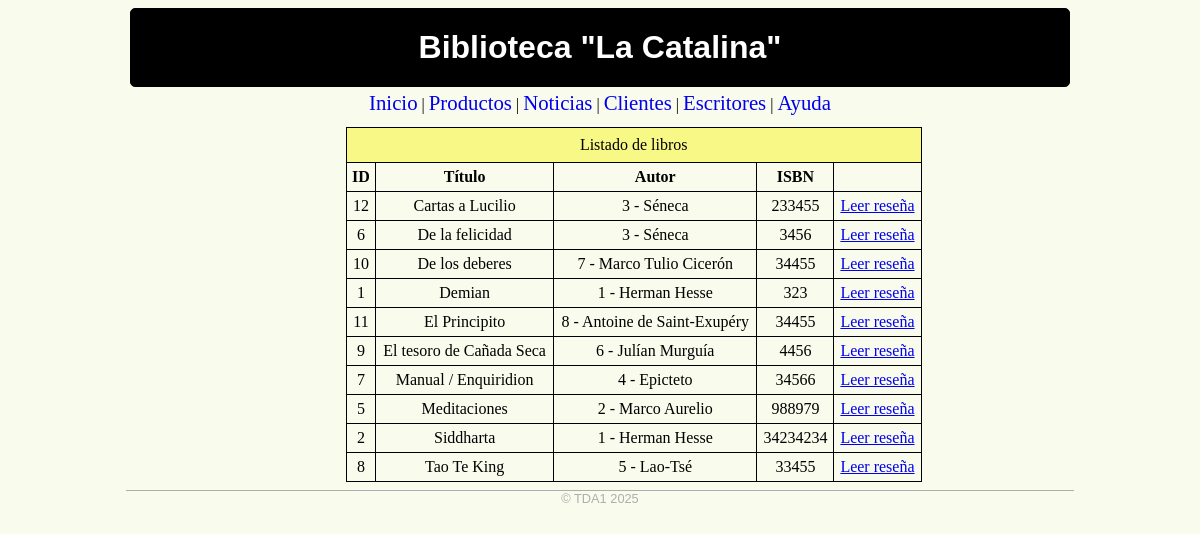
Before: /libros/libros-listar.php with the older database file.
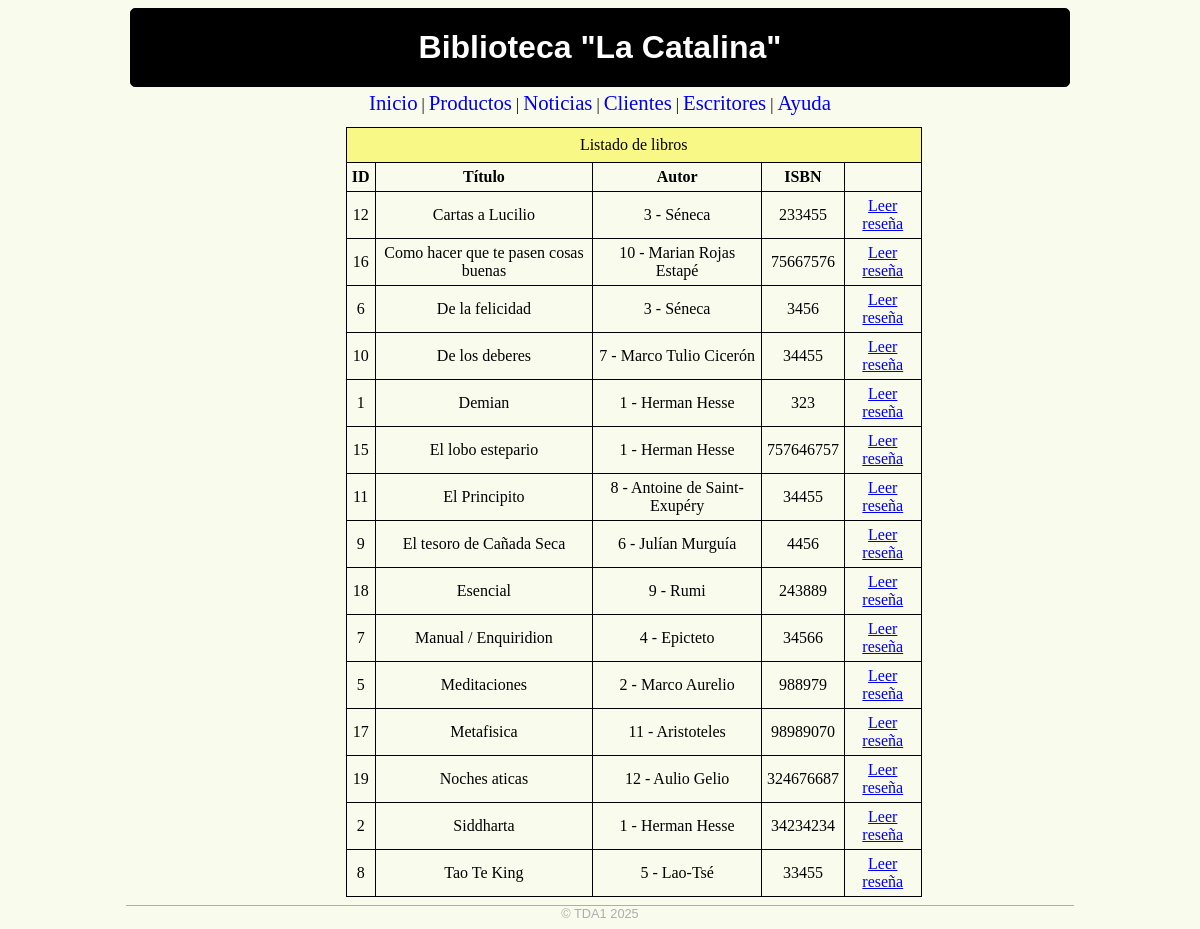
After: the same page with the newer database file.
### tables this page shows
CREATE TABLE `libros` (
  `libid` int(11) NOT NULL,
  `libnom` varchar(100) NOT NULL,
  `libautor` int(11) NOT NULL,
  `libisbn` int(13) NOT NULL
);

CREATE TABLE `autores` (
  `autid` int(11) NOT NULL,
  `autnom` varchar(100) NOT NULL,
  `autdob` date DEFAULT NULL
);

### libros/libros-listar.php (the view, shortened to what this page needs)
<?php
require('./db.php');
?>
<html>
<head>
<link href='./estilo-diagramacion.css' rel='stylesheet' type='text/css'>
</head>
<body>
<div class='contenedor'>
	<header>
	<a href='/'>Biblioteca "La Catalina"</a>
	</header>
	<nav>
	<a href='#'>Inicio</a> |
	<a href='#'>Productos</a> |
	<a href='#'>Noticias</a> |
	<a href='#'>Clientes</a> |
	<a href='#'>Escritores</a> |
	<a href='#'>Ayuda</a>
	</nav>
	<section>
	</section>
<article>
<table class='tablita'>
<caption>Listado de libros</caption>
<tr>
	<th>ID</th>
	<th>T&iacute;tulo</th>
	<th>Autor</th>
	<th>ISBN</th>
	<th></th>
</tr>
<?php
$sql = "SELECT * FROM libros ";
$sql .= "INNER JOIN autores ON libros.libautor = autores.autid ";
$sql .= "ORDER BY libnom";
$result = mysqli_query($conn, $sql);
while($row = mysqli_fetch_array($result, MYSQLI_ASSOC)){
	echo "<tr>\n";
	echo "<td>".$row['libid']."</td>\n";
	echo "<td>".$row['libnom']."</td>\n";
	echo "<td>".$row['autid']." - ".$row['autnom']."</td>\n";
	echo "<td>".$row['libisbn']."</td>\n";
	echo "<td><a href='./libros-ver-resenia.php?libid=".$row['libid']."'>Leer rese&ntilde;a</td>\n";
	echo "</tr>\n";
}
?>
</table>
</article>
<footer>
	&copy; TDA1 2025
</footer>
</div>
</body>
</html>

Changed rows visible on the page:
added libros: libid "16", libnom "Como hacer que te pasen cosas buenas", libautor.autid "10", libautor.autnom "Marian Rojas Estapé", libisbn "75667576"
added libros: libid "15", libnom "El lobo estepario", libautor.autid "1", libautor.autnom "Herman Hesse", libisbn "757646757"
added libros: libid "18", libnom "Esencial", libautor.autid "9", libautor.autnom "Rumi", libisbn "243889"
added libros: libid "17", libnom "Metafisica", libautor.autid "11", libautor.autnom "Aristoteles", libisbn "98989070"
added libros: libid "19", libnom "Noches aticas", libautor.autid "12", libautor.autnom "Aulio Gelio", libisbn "324676687"
